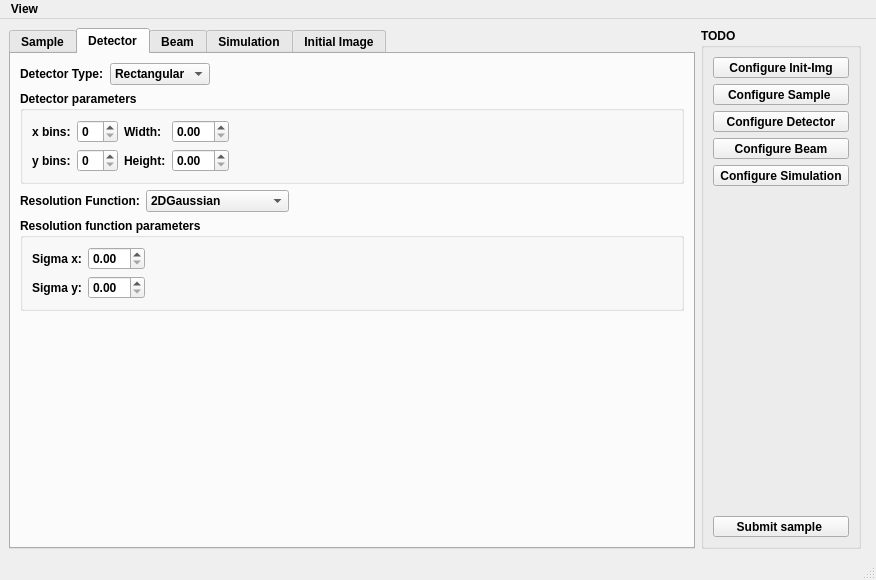
<?xml version="1.0" encoding="UTF-8"?>
<ui version="4.0">
 <class>MainWindow</class>
 <widget class="QMainWindow" name="MainWindow">
  <property name="geometry">
   <rect>
    <x>0</x>
    <y>0</y>
    <width>876</width>
    <height>580</height>
   </rect>
  </property>
  <property name="font">
   <font>
    <weight>75</weight>
    <bold>true</bold>
   </font>
  </property>
  <property name="windowTitle">
   <string>GISAS simulation Siegen</string>
  </property>
  <widget class="QWidget" name="centralwidget">
   <layout class="QHBoxLayout" name="horizontalLayout">
    <item>
     <widget class="QTabWidget" name="tabWidget">
      <property name="sizePolicy">
       <sizepolicy hsizetype="MinimumExpanding" vsizetype="Expanding">
        <horstretch>4</horstretch>
        <verstretch>0</verstretch>
       </sizepolicy>
      </property>
      <property name="currentIndex">
       <number>1</number>
      </property>
      <widget class="QWidget" name="sampleTab">
       <attribute name="title">
        <string>Sample</string>
       </attribute>
       <layout class="QGridLayout" name="gridLayout">
        <item row="1" column="6">
         <widget class="QCheckBox" name="incDiffCheckBox">
          <property name="text">
           <string>Include the difference</string>
          </property>
         </widget>
        </item>
        <item row="4" column="0" colspan="9">
         <widget class="QGroupBox" name="randGroupBox">
          <property name="enabled">
           <bool>true</bool>
          </property>
          <property name="sizePolicy">
           <sizepolicy hsizetype="Preferred" vsizetype="Minimum">
            <horstretch>0</horstretch>
            <verstretch>0</verstretch>
           </sizepolicy>
          </property>
          <property name="title">
           <string>Auto-Randomization parameters</string>
          </property>
          <layout class="QGridLayout" name="gridLayout_2">
           <item row="0" column="3">
            <widget class="QDoubleSpinBox" name="disSpinBoxMin">
             <property name="prefix">
              <string/>
             </property>
             <property name="singleStep">
              <double>0.100000000000000</double>
             </property>
            </widget>
           </item>
           <item row="1" column="5">
            <widget class="QDoubleSpinBox" name="thickSpinBoxMax">
             <property name="singleStep">
              <double>0.100000000000000</double>
             </property>
            </widget>
           </item>
           <item row="0" column="7">
            <spacer name="horizontalSpacer_3">
             <property name="orientation">
              <enum>Qt::Horizontal</enum>
             </property>
             <property name="sizeHint" stdset="0">
              <size>
               <width>40</width>
               <height>20</height>
              </size>
             </property>
            </spacer>
           </item>
           <item row="1" column="4">
            <widget class="QLabel" name="label_2">
             <property name="text">
              <string>to</string>
             </property>
            </widget>
           </item>
           <item row="0" column="2">
            <widget class="QLabel" name="label_8">
             <property name="text">
              <string>from</string>
             </property>
            </widget>
           </item>
           <item row="0" column="5">
            <widget class="QDoubleSpinBox" name="disSpinBoxMax">
             <property name="singleStep">
              <double>0.100000000000000</double>
             </property>
            </widget>
           </item>
           <item row="0" column="4">
            <widget class="QLabel" name="label_9">
             <property name="text">
              <string>to</string>
             </property>
            </widget>
           </item>
           <item row="2" column="6">
            <widget class="QPushButton" name="pushButton_2">
             <property name="sizePolicy">
              <sizepolicy hsizetype="Fixed" vsizetype="Fixed">
               <horstretch>0</horstretch>
               <verstretch>0</verstretch>
              </sizepolicy>
             </property>
             <property name="text">
              <string>Cancel</string>
             </property>
            </widget>
           </item>
           <item row="0" column="1">
            <spacer name="horizontalSpacer_4">
             <property name="orientation">
              <enum>Qt::Horizontal</enum>
             </property>
             <property name="sizeHint" stdset="0">
              <size>
               <width>40</width>
               <height>20</height>
              </size>
             </property>
            </spacer>
           </item>
           <item row="1" column="3">
            <widget class="QDoubleSpinBox" name="thickSpinBoxMin">
             <property name="singleStep">
              <double>0.100000000000000</double>
             </property>
            </widget>
           </item>
           <item row="0" column="0">
            <widget class="QLabel" name="label_5">
             <property name="text">
              <string>Dispersion limits</string>
             </property>
            </widget>
           </item>
           <item row="2" column="7">
            <widget class="QPushButton" name="randomParaOKButton">
             <property name="sizePolicy">
              <sizepolicy hsizetype="Fixed" vsizetype="Fixed">
               <horstretch>0</horstretch>
               <verstretch>0</verstretch>
              </sizepolicy>
             </property>
             <property name="text">
              <string>OK</string>
             </property>
            </widget>
           </item>
           <item row="1" column="2">
            <widget class="QLabel" name="label_3">
             <property name="text">
              <string>from</string>
             </property>
            </widget>
           </item>
           <item row="1" column="0">
            <widget class="QLabel" name="label_6">
             <property name="text">
              <string>Thickness Limits</string>
             </property>
            </widget>
           </item>
           <item row="2" column="0" colspan="6">
            <widget class="QLabel" name="errorText">
             <property name="styleSheet">
              <string notr="true">color: rgb(255, 26, 5);</string>
             </property>
             <property name="text">
              <string/>
             </property>
            </widget>
           </item>
          </layout>
         </widget>
        </item>
        <item row="1" column="8">
         <spacer name="horizontalSpacer_2">
          <property name="orientation">
           <enum>Qt::Horizontal</enum>
          </property>
          <property name="sizeHint" stdset="0">
           <size>
            <width>40</width>
            <height>20</height>
           </size>
          </property>
         </spacer>
        </item>
        <item row="5" column="0" colspan="9">
         <widget class="QGroupBox" name="diffGroupBox">
          <property name="title">
           <string>Difference parameters</string>
          </property>
          <layout class="QGridLayout" name="gridLayout_3">
           <item row="0" column="2">
            <spacer name="horizontalSpacer_7">
             <property name="orientation">
              <enum>Qt::Horizontal</enum>
             </property>
             <property name="sizeHint" stdset="0">
              <size>
               <width>40</width>
               <height>20</height>
              </size>
             </property>
            </spacer>
           </item>
           <item row="0" column="1">
            <widget class="QComboBox" name="diffMethodComboBox">
             <item>
              <property name="text">
               <string>MSE</string>
              </property>
             </item>
             <item>
              <property name="text">
               <string>SSIM</string>
              </property>
             </item>
             <item>
              <property name="text">
               <string>PSNR</string>
              </property>
             </item>
            </widget>
           </item>
           <item row="0" column="0">
            <widget class="QLabel" name="label_4">
             <property name="text">
              <string>Comparision Method</string>
             </property>
            </widget>
           </item>
           <item row="0" column="3">
            <spacer name="horizontalSpacer_6">
             <property name="orientation">
              <enum>Qt::Horizontal</enum>
             </property>
             <property name="sizeHint" stdset="0">
              <size>
               <width>40</width>
               <height>20</height>
              </size>
             </property>
            </spacer>
           </item>
          </layout>
         </widget>
        </item>
        <item row="1" column="2">
         <widget class="QSpinBox" name="numOfLayerSpinBox">
          <property name="maximum">
           <number>20</number>
          </property>
         </widget>
        </item>
        <item row="0" column="2" colspan="2">
         <widget class="QComboBox" name="sampleTypeComboBox">
          <property name="sizePolicy">
           <sizepolicy hsizetype="Fixed" vsizetype="Fixed">
            <horstretch>0</horstretch>
            <verstretch>0</verstretch>
           </sizepolicy>
          </property>
          <item>
           <property name="text">
            <string>Simulation</string>
           </property>
          </item>
          <item>
           <property name="text">
            <string>Reference</string>
           </property>
          </item>
         </widget>
        </item>
        <item row="6" column="0" colspan="9">
         <widget class="QScrollArea" name="scrollArea">
          <property name="widgetResizable">
           <bool>true</bool>
          </property>
          <widget class="QWidget" name="scrollAreaWidgetContents">
           <property name="geometry">
            <rect>
             <x>0</x>
             <y>0</y>
             <width>657</width>
             <height>193</height>
            </rect>
           </property>
           <layout class="QVBoxLayout" name="verticalLayout_2">
            <item>
             <widget class="QTableWidget" name="layerTable">
              <property name="frameShape">
               <enum>QFrame::Box</enum>
              </property>
              <property name="frameShadow">
               <enum>QFrame::Raised</enum>
              </property>
              <property name="sizeAdjustPolicy">
               <enum>QAbstractScrollArea::AdjustToContents</enum>
              </property>
              <property name="showGrid">
               <bool>true</bool>
              </property>
              <property name="columnCount">
               <number>5</number>
              </property>
              <attribute name="horizontalHeaderVisible">
               <bool>false</bool>
              </attribute>
              <attribute name="horizontalHeaderCascadingSectionResizes">
               <bool>false</bool>
              </attribute>
              <attribute name="horizontalHeaderMinimumSectionSize">
               <number>40</number>
              </attribute>
              <attribute name="horizontalHeaderDefaultSectionSize">
               <number>110</number>
              </attribute>
              <attribute name="horizontalHeaderStretchLastSection">
               <bool>true</bool>
              </attribute>
              <attribute name="verticalHeaderVisible">
               <bool>false</bool>
              </attribute>
              <attribute name="verticalHeaderCascadingSectionResizes">
               <bool>false</bool>
              </attribute>
              <attribute name="verticalHeaderMinimumSectionSize">
               <number>25</number>
              </attribute>
              <attribute name="verticalHeaderDefaultSectionSize">
               <number>40</number>
              </attribute>
              <attribute name="verticalHeaderShowSortIndicator" stdset="0">
               <bool>false</bool>
              </attribute>
              <attribute name="verticalHeaderStretchLastSection">
               <bool>false</bool>
              </attribute>
              <column>
               <property name="text">
                <string>Layer Index</string>
               </property>
               <property name="font">
                <font>
                 <weight>75</weight>
                 <bold>true</bold>
                </font>
               </property>
              </column>
              <column>
               <property name="text">
                <string>Name</string>
               </property>
               <property name="font">
                <font>
                 <weight>75</weight>
                 <bold>true</bold>
                </font>
               </property>
              </column>
              <column>
               <property name="text">
                <string>Dispersion</string>
               </property>
              </column>
              <column>
               <property name="text">
                <string>Thickness</string>
               </property>
               <property name="font">
                <font>
                 <weight>75</weight>
                 <bold>true</bold>
                </font>
               </property>
              </column>
              <column>
               <property name="text">
                <string>Roughness</string>
               </property>
               <property name="font">
                <font>
                 <weight>75</weight>
                 <bold>true</bold>
                </font>
               </property>
              </column>
             </widget>
            </item>
           </layout>
          </widget>
         </widget>
        </item>
        <item row="1" column="0">
         <widget class="QLabel" name="label">
          <property name="text">
           <string>Number of layer</string>
          </property>
         </widget>
        </item>
        <item row="0" column="0">
         <widget class="QLabel" name="label_7">
          <property name="text">
           <string>Sample Type</string>
          </property>
         </widget>
        </item>
        <item row="0" column="4">
         <spacer name="horizontalSpacer_9">
          <property name="orientation">
           <enum>Qt::Horizontal</enum>
          </property>
          <property name="sizeHint" stdset="0">
           <size>
            <width>40</width>
            <height>20</height>
           </size>
          </property>
         </spacer>
        </item>
        <item row="1" column="7">
         <spacer name="horizontalSpacer">
          <property name="orientation">
           <enum>Qt::Horizontal</enum>
          </property>
          <property name="sizeHint" stdset="0">
           <size>
            <width>40</width>
            <height>20</height>
           </size>
          </property>
         </spacer>
        </item>
        <item row="1" column="5">
         <widget class="QCheckBox" name="autoRandCheckBox">
          <property name="text">
           <string>Automatic randomization</string>
          </property>
         </widget>
        </item>
        <item row="2" column="0">
         <widget class="QPushButton" name="setButton">
          <property name="text">
           <string>Set</string>
          </property>
         </widget>
        </item>
       </layout>
      </widget>
      <widget class="QWidget" name="detectorTab">
       <attribute name="title">
        <string>Detector</string>
       </attribute>
       <layout class="QVBoxLayout" name="verticalLayout_5">
        <item>
         <layout class="QVBoxLayout" name="verticalLayout_4">
          <item>
           <layout class="QHBoxLayout" name="horizontalLayout_2">
            <item>
             <widget class="QLabel" name="label_10">
              <property name="text">
               <string>Detector Type:</string>
              </property>
             </widget>
            </item>
            <item>
             <widget class="QComboBox" name="detectorTypeComboBox">
              <property name="sizePolicy">
               <sizepolicy hsizetype="Fixed" vsizetype="Fixed">
                <horstretch>0</horstretch>
                <verstretch>0</verstretch>
               </sizepolicy>
              </property>
              <item>
               <property name="text">
                <string>Rectangular</string>
               </property>
              </item>
              <item>
               <property name="text">
                <string>Spherical</string>
               </property>
              </item>
              <item>
               <property name="text">
                <string>Specular</string>
               </property>
              </item>
             </widget>
            </item>
            <item>
             <spacer name="horizontalSpacer_5">
              <property name="orientation">
               <enum>Qt::Horizontal</enum>
              </property>
              <property name="sizeHint" stdset="0">
               <size>
                <width>40</width>
                <height>20</height>
               </size>
              </property>
             </spacer>
            </item>
           </layout>
          </item>
          <item>
           <widget class="QGroupBox" name="detectorParasGroupBox">
            <property name="title">
             <string>Detector parameters</string>
            </property>
            <layout class="QVBoxLayout" name="verticalLayout_6">
             <item>
              <layout class="QGridLayout" name="gridLayout_4">
               <item row="0" column="2">
                <widget class="QLabel" name="label_14">
                 <property name="text">
                  <string>Width:</string>
                 </property>
                </widget>
               </item>
               <item row="1" column="2">
                <widget class="QLabel" name="label_15">
                 <property name="text">
                  <string>Height:</string>
                 </property>
                </widget>
               </item>
               <item row="0" column="0">
                <widget class="QLabel" name="label_12">
                 <property name="text">
                  <string>x bins:</string>
                 </property>
                </widget>
               </item>
               <item row="1" column="0">
                <widget class="QLabel" name="label_13">
                 <property name="text">
                  <string>y bins:</string>
                 </property>
                </widget>
               </item>
               <item row="0" column="3">
                <widget class="QDoubleSpinBox" name="detectorWidthSpinBox"/>
               </item>
               <item row="1" column="3">
                <widget class="QDoubleSpinBox" name="detectorHeightSpinBox"/>
               </item>
               <item row="1" column="1">
                <widget class="QSpinBox" name="yBinSpinBox_2"/>
               </item>
               <item row="0" column="1">
                <widget class="QSpinBox" name="xBinSpinBox"/>
               </item>
               <item row="0" column="4">
                <spacer name="horizontalSpacer_11">
                 <property name="orientation">
                  <enum>Qt::Horizontal</enum>
                 </property>
                 <property name="sizeHint" stdset="0">
                  <size>
                   <width>40</width>
                   <height>20</height>
                  </size>
                 </property>
                </spacer>
               </item>
              </layout>
             </item>
            </layout>
           </widget>
          </item>
          <item>
           <layout class="QHBoxLayout" name="horizontalLayout_3">
            <item>
             <widget class="QLabel" name="label_11">
              <property name="text">
               <string>Resolution Function:</string>
              </property>
             </widget>
            </item>
            <item>
             <widget class="QComboBox" name="resolutionFncTypeComboBox">
              <property name="sizePolicy">
               <sizepolicy hsizetype="Fixed" vsizetype="Fixed">
                <horstretch>0</horstretch>
                <verstretch>0</verstretch>
               </sizepolicy>
              </property>
              <item>
               <property name="text">
                <string>2DGaussian</string>
               </property>
              </item>
              <item>
               <property name="text">
                <string>Scan </string>
               </property>
              </item>
              <item>
               <property name="text">
                <string>Custom 2D function</string>
               </property>
              </item>
             </widget>
            </item>
            <item>
             <spacer name="horizontalSpacer_12">
              <property name="orientation">
               <enum>Qt::Horizontal</enum>
              </property>
              <property name="sizeHint" stdset="0">
               <size>
                <width>40</width>
                <height>20</height>
               </size>
              </property>
             </spacer>
            </item>
           </layout>
          </item>
         </layout>
        </item>
        <item>
         <widget class="QGroupBox" name="resFncGroupBox">
          <property name="title">
           <string>Resolution function parameters</string>
          </property>
          <layout class="QFormLayout" name="formLayout_2">
           <item row="0" column="0">
            <layout class="QFormLayout" name="formLayout">
             <item row="0" column="0">
              <widget class="QLabel" name="label_16">
               <property name="text">
                <string>Sigma x:</string>
               </property>
              </widget>
             </item>
             <item row="0" column="1">
              <widget class="QDoubleSpinBox" name="resFncSigmaXSpinBox"/>
             </item>
             <item row="1" column="0">
              <widget class="QLabel" name="label_17">
               <property name="text">
                <string>Sigma y:</string>
               </property>
              </widget>
             </item>
             <item row="1" column="1">
              <widget class="QDoubleSpinBox" name="resFncSigmaYSpinBox"/>
             </item>
            </layout>
           </item>
           <item row="0" column="1">
            <spacer name="horizontalSpacer_8">
             <property name="orientation">
              <enum>Qt::Horizontal</enum>
             </property>
             <property name="sizeHint" stdset="0">
              <size>
               <width>40</width>
               <height>20</height>
              </size>
             </property>
            </spacer>
           </item>
          </layout>
         </widget>
        </item>
        <item>
         <spacer name="verticalSpacer_2">
          <property name="orientation">
           <enum>Qt::Vertical</enum>
          </property>
          <property name="sizeHint" stdset="0">
           <size>
            <width>20</width>
            <height>40</height>
           </size>
          </property>
         </spacer>
        </item>
       </layout>
      </widget>
      <widget class="QWidget" name="beamTab">
       <attribute name="title">
        <string>Beam</string>
       </attribute>
      </widget>
      <widget class="QWidget" name="simTab">
       <attribute name="title">
        <string>Simulation</string>
       </attribute>
      </widget>
      <widget class="QWidget" name="initImgTab">
       <attribute name="title">
        <string>Initial Image</string>
       </attribute>
       <layout class="QVBoxLayout" name="verticalLayout_3">
        <item>
         <widget class="QWidget" name="plotWidget" native="true"/>
        </item>
       </layout>
      </widget>
     </widget>
    </item>
    <item>
     <widget class="QGroupBox" name="groupBox">
      <property name="sizePolicy">
       <sizepolicy hsizetype="Expanding" vsizetype="Preferred">
        <horstretch>0</horstretch>
        <verstretch>0</verstretch>
       </sizepolicy>
      </property>
      <property name="title">
       <string>TODO</string>
      </property>
      <layout class="QVBoxLayout" name="verticalLayout">
       <item>
        <widget class="QToolButton" name="configInitImgToolButton">
         <property name="sizePolicy">
          <sizepolicy hsizetype="MinimumExpanding" vsizetype="Fixed">
           <horstretch>0</horstretch>
           <verstretch>0</verstretch>
          </sizepolicy>
         </property>
         <property name="text">
          <string>Configure Init-Img</string>
         </property>
         <property name="toolButtonStyle">
          <enum>Qt::ToolButtonTextBesideIcon</enum>
         </property>
        </widget>
       </item>
       <item>
        <widget class="QToolButton" name="configSampleButton">
         <property name="sizePolicy">
          <sizepolicy hsizetype="MinimumExpanding" vsizetype="Maximum">
           <horstretch>0</horstretch>
           <verstretch>0</verstretch>
          </sizepolicy>
         </property>
         <property name="text">
          <string>Configure Sample </string>
         </property>
         <property name="toolButtonStyle">
          <enum>Qt::ToolButtonTextBesideIcon</enum>
         </property>
        </widget>
       </item>
       <item>
        <widget class="QToolButton" name="configDetectorButton">
         <property name="sizePolicy">
          <sizepolicy hsizetype="Minimum" vsizetype="Fixed">
           <horstretch>0</horstretch>
           <verstretch>0</verstretch>
          </sizepolicy>
         </property>
         <property name="text">
          <string>Configure Detector</string>
         </property>
         <property name="toolButtonStyle">
          <enum>Qt::ToolButtonTextBesideIcon</enum>
         </property>
        </widget>
       </item>
       <item>
        <widget class="QToolButton" name="configBeamButton">
         <property name="sizePolicy">
          <sizepolicy hsizetype="MinimumExpanding" vsizetype="Fixed">
           <horstretch>0</horstretch>
           <verstretch>0</verstretch>
          </sizepolicy>
         </property>
         <property name="text">
          <string>Configure Beam</string>
         </property>
         <property name="toolButtonStyle">
          <enum>Qt::ToolButtonTextBesideIcon</enum>
         </property>
        </widget>
       </item>
       <item>
        <widget class="QToolButton" name="configSimButton">
         <property name="text">
          <string>Configure Simulation</string>
         </property>
         <property name="toolButtonStyle">
          <enum>Qt::ToolButtonTextBesideIcon</enum>
         </property>
        </widget>
       </item>
       <item>
        <spacer name="verticalSpacer">
         <property name="orientation">
          <enum>Qt::Vertical</enum>
         </property>
         <property name="sizeHint" stdset="0">
          <size>
           <width>20</width>
           <height>40</height>
          </size>
         </property>
        </spacer>
       </item>
       <item>
        <widget class="QToolButton" name="submitButton">
         <property name="sizePolicy">
          <sizepolicy hsizetype="MinimumExpanding" vsizetype="Fixed">
           <horstretch>0</horstretch>
           <verstretch>0</verstretch>
          </sizepolicy>
         </property>
         <property name="text">
          <string>Submit sample </string>
         </property>
         <property name="toolButtonStyle">
          <enum>Qt::ToolButtonTextBesideIcon</enum>
         </property>
        </widget>
       </item>
      </layout>
     </widget>
    </item>
    <item>
     <widget class="QWidget" name="widget" native="true"/>
    </item>
   </layout>
  </widget>
  <widget class="QMenuBar" name="menubar">
   <property name="geometry">
    <rect>
     <x>0</x>
     <y>0</y>
     <width>876</width>
     <height>21</height>
    </rect>
   </property>
   <widget class="QMenu" name="menusss">
    <property name="title">
     <string>View</string>
    </property>
    <addaction name="fullscreenAction"/>
   </widget>
   <addaction name="menusss"/>
  </widget>
  <widget class="QStatusBar" name="statusbar"/>
  <action name="fullscreenAction">
   <property name="text">
    <string>Full screen</string>
   </property>
   <property name="toolTip">
    <string>Start full screen mode</string>
   </property>
   <property name="shortcut">
    <string>Shift+F</string>
   </property>
  </action>
 </widget>
 <resources/>
 <connections/>
</ui>
